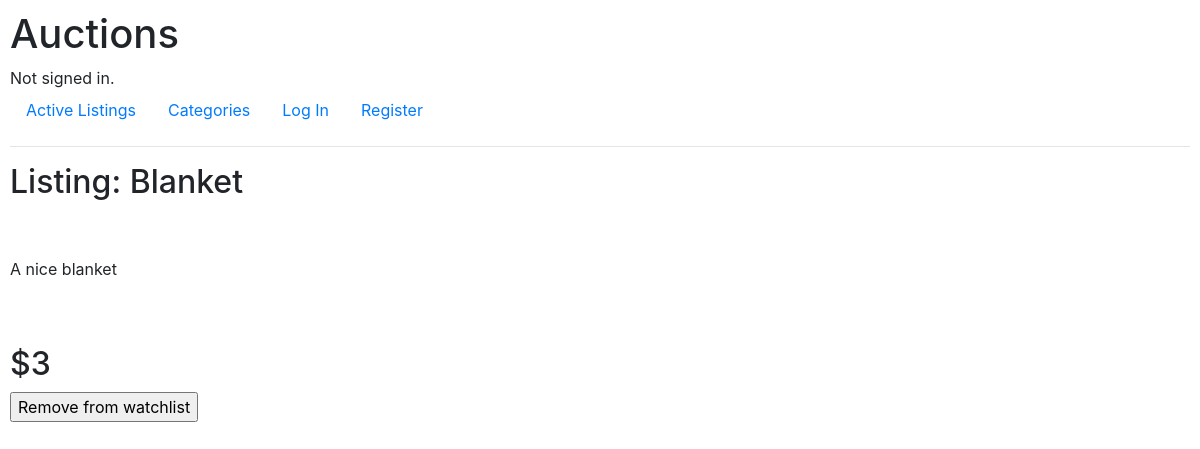
The page /1 on the database its author committed.
### auctions/models.py (models this page shows, shortened)
class Listing(models.Model):
    title = models.CharField(max_length=64)
    description = models.CharField(max_length=150)
    starting_bid = models.IntegerField()
    image_link = models.CharField(max_length=400)
    Category = (('Fashion', 'Fashion'),('Toys','Toys'),('Electronics','Electronics'),('Home','Home'),('Health', 'Health'),('Sports','Sports'))
    category = models.CharField(max_length=200,null=True, choices=Category)

### auctions/views.py (the view)
# urls.py: path("<int:list_id>",views.listing_page,name="listing_page"),
def listing_page(request,list_id):
    if len(watchlist.objects.filter(item_id=list_id))==1:
        blob=True
        if request.method=="POST":
            item = watchlist.objects.filter(item_id=list_id)
            item.delete()
            return HttpResponseRedirect(reverse("listing_page",args=(list_id,)))
    else:
        blob=False
        if request.method=="POST":
            b = watchlist(item = Listing.objects.get(pk=list_id),user=User.objects.get(pk=request.user.id))
            b.save()
            return HttpResponseRedirect(reverse("listing_page",args=(list_id,)))
    return render(request,"auctions/listing_page.html",{
        "list":Listing.objects.get(pk=list_id),
        "in_watchlist":blob
    })

### auctions/templates/auctions/listing_page.html (shortened to what this page needs)
{% extends "auctions/layout.html" %}
{% block body %}
    <h2>Listing: {{list.title}}</h2>
    <br>
<br>
    <p>{{list.description}}</p>
    <br>
    <br>
    <h2>${{list.starting_bid}}</h2>
    <form action="" method="POST">
        {% if in_watchlist %}
            <input type="submit" value="Remove from watchlist">
        {% else %}
            <input type="submit" value="Add to watchlist">
        {% endif %}
    </form>
{% endblock %}

### auctions/static/auctions/styles.css (style rules this page uses)
body { padding: 10px; }

### rows shown on the page
Listing: title "Blanket", description "A nice blanket", starting_bid "3"
